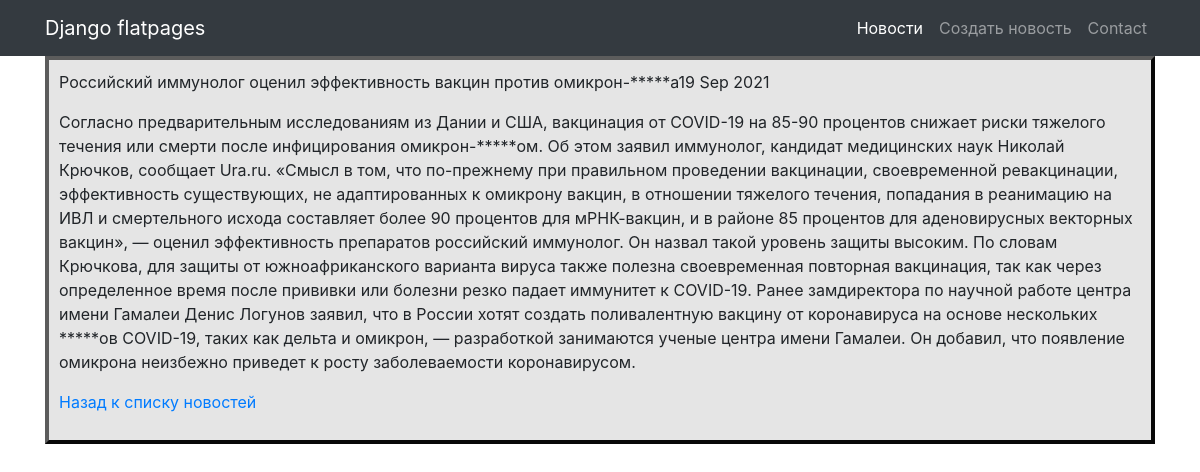
Screenshot of /news/3 with the database file from the repository.
### news/models.py (models this page shows, shortened)
class Post(models.Model):
    id = models.AutoField
    news = 'NW'
    article = 'AR'
    types = [(article, 'Статья'),
             (news, 'Новость'),]
    author = models.ForeignKey(Author,on_delete=models.CASCADE)
    post_type = models.CharField(max_length=2,choices=types,default=news)
    creation_time = models.DateTimeField(auto_now_add=True)
    category = models.ManyToManyField(Category,through='PostCategory')
    head = models.TextField()
    text = models.TextField()
    rating = models.FloatField(default=0.0)

### news/views.py (the view)
# urls.py: path('<int:pk>', NewsDetail.as_view()),
class NewsDetail(DetailView):
    model = Post  # модель всё та же, но мы хотим получать детали конкретно отдельного товара
    template_name = 'new.html'  # название шаблона будет product.html
    context_object_name = 'new'  # название объекта. в нём будет

### news/templatetags/custom_filters.py (called while the page is built)
@register.filter(name='censor')
def censor(value):
    abuse_words = ('олег', 'утюг', 'штамм', 'доллар')
    if isinstance(value, str):
        for word in abuse_words:
            value = value.replace(word, '*'*len(word))
        return value
    else:
        raise ValueError(f'Название статьи или текст не являются строковыми')

### Templates/new.html (shortened to what this page needs)
{% extends 'default.html' %}
{% load custom_filters %}
{% block content %}
        <div class="brd">
            <p align="left">{{ new.head|censor }}{{new.creation_time|date:'d M Y'}}</p>
            <p align="left">{{ new.text|censor }}</p>
            <p align="left"> <a href="/news/">Назад к списку новостей</a> </p>
        </div>
{% endblock content %}

### Templates/new.html (style rules this page uses)
.brd { border: 4px outset #5c5c5c; background: #e5e5e5; padding: 10px; }

### rows the page displays
Post: head|censor "Российский иммунолог оценил эффективность вакцин против омикрон-*****а", creation_time "19 Sep 2021", text|censor "Согласно предварительным исследованиям из Дании и США, вакцинация от COVID-19 на 85-90 процентов снижает риски тяжелого течения или смерти после инфицирования омикрон-*****ом. Об этом заявил иммунолог, кандидат медицинских наук Николай Крючков, сообщает Ura.ru. «Смысл в том, что по-прежнему при правильном проведении вакцинации, своевременной ревакцинации, эффективность существующих, не адаптированных к омикрону вакцин, в отношении тяжелого течения, попадания в реанимацию на ИВЛ и смертельного исхода составляет более 90 процентов для мРНК-вакцин, и в районе 85 процентов для аденовирусных векторных вакцин», — оценил эффективность препаратов российский иммунолог. Он назвал такой уровень защиты…"
